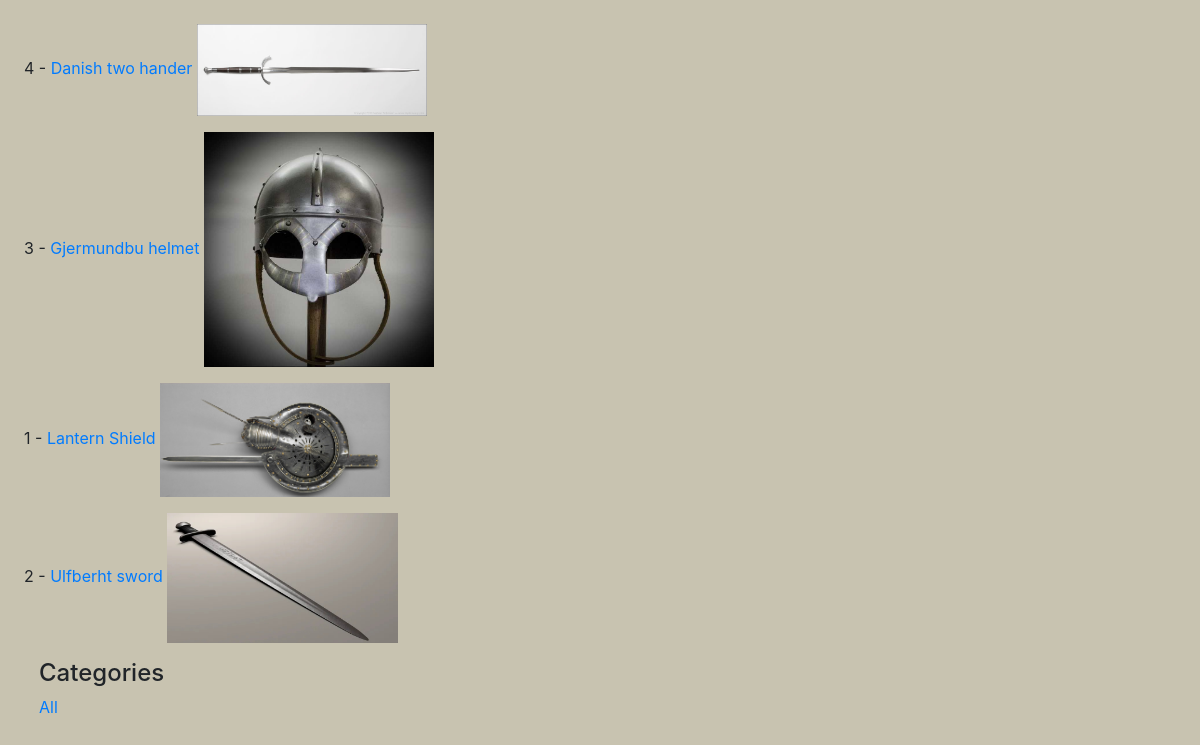
Screenshot of /products/ with the database file from the repository.
### products/models.py (models this page shows, shortened)
class Product(models.Model):
	category = models.ForeignKey(Category, related_name='products', default=None, on_delete=models.CASCADE)
	title=models.CharField(max_length=120, db_index=True)
	slug = models.SlugField(max_length=100, db_index=True)
	description=models.TextField(blank=True, null=True)
	price=models.DecimalField(max_digits=10, decimal_places=2)
	available = models.BooleanField(default=True)
	image = models.ImageField(upload_to='static/img/', default=False)
	stock=models.PositiveSmallIntegerField()
	created_at = models.DateTimeField(auto_now_add=True, auto_now=False)
	updated_at = models.DateTimeField(auto_now_add=True, auto_now=False)
	def get_absolute_url(self):
		return f"/products/{self.id}"
	class Meta:
		ordering = ('title', )
		index_together = (('id', 'slug'),)

### products/views.py (the view)
# urls.py: path('',ProductListView.as_view(), name='product_list'),
class ProductListView(ListView):
	queryset=Product.objects.all()

### products/templates/products/product_list.html (shortened to what this page needs)
{% extends 'base.html' %}
{% block content %}
{%for instance in object_list%}
<p> {{instance.id}} - <a href='{{instance.get_absolute_url}}'>{{instance.title}}</a>
	<img src="../{{instance.image}}" alt="" width="20%"></p>
{%endfor%}
        <div class="col-sm-3 col-sm-offset-1 blog-sidebar">
          <div class="sidebar-module">
            <h4>Categories</h4>
            <ol class="list-unstyled">
              <li {% if not category %} class="active"{% endif %}><a href="{% url 'products:product_list' %}">All</a></li>
{%endblock%}

### templates/base.html (shortened to what this page needs)
<html>
<head>
    <link rel="stylesheet" href="https://stackpath.bootstrapcdn.com/bootstrap/4.3.1/css/bootstrap.min.css">
    <link rel="stylesheet" href="https://cdnjs.cloudflare.com/ajax/libs/font-awesome/4.7.0/css/font-awesome.min.css">
</head>
<body>
  <main>
    {% block content %}
    {% endblock %}
  </main>
</body>
</html>

### templates/base.html (style rules this page uses)
body { min-height: auto; margin: 2%; padding: 0; background-color: rgb(200,195,176); background-size: cover; background-position: center; }
html { height: 100%; }

### rows the page displays
Product: id "4", title "Danish two hander", image (picture)
Product: id "3", title "Gjermundbu helmet", image (picture)
Product: id "1", title "Lantern Shield", image (picture)
Product: id "2", title "Ulfberht sword", image (picture)
